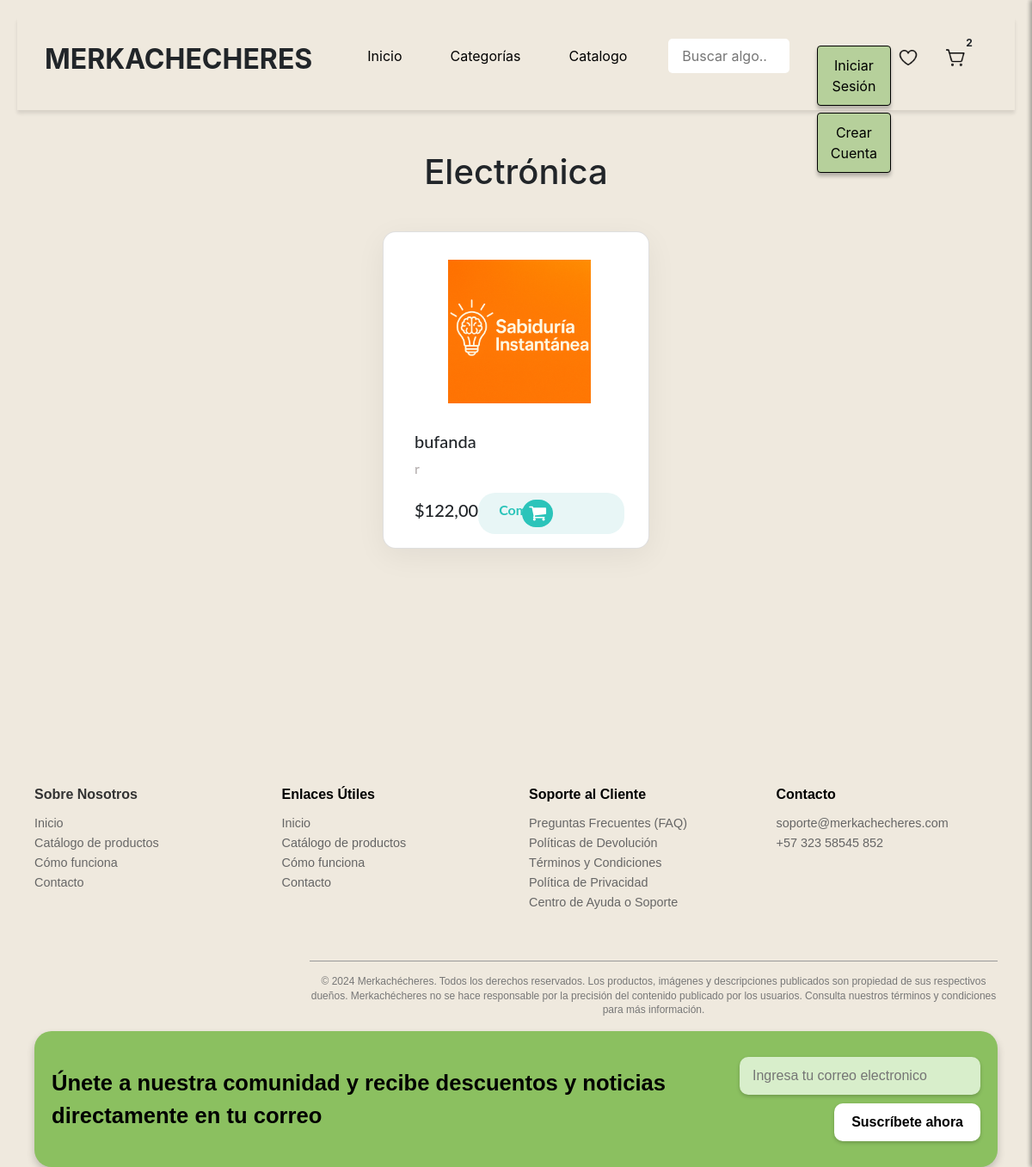
Page /categoriaProducto/1/ on the earlier database version.
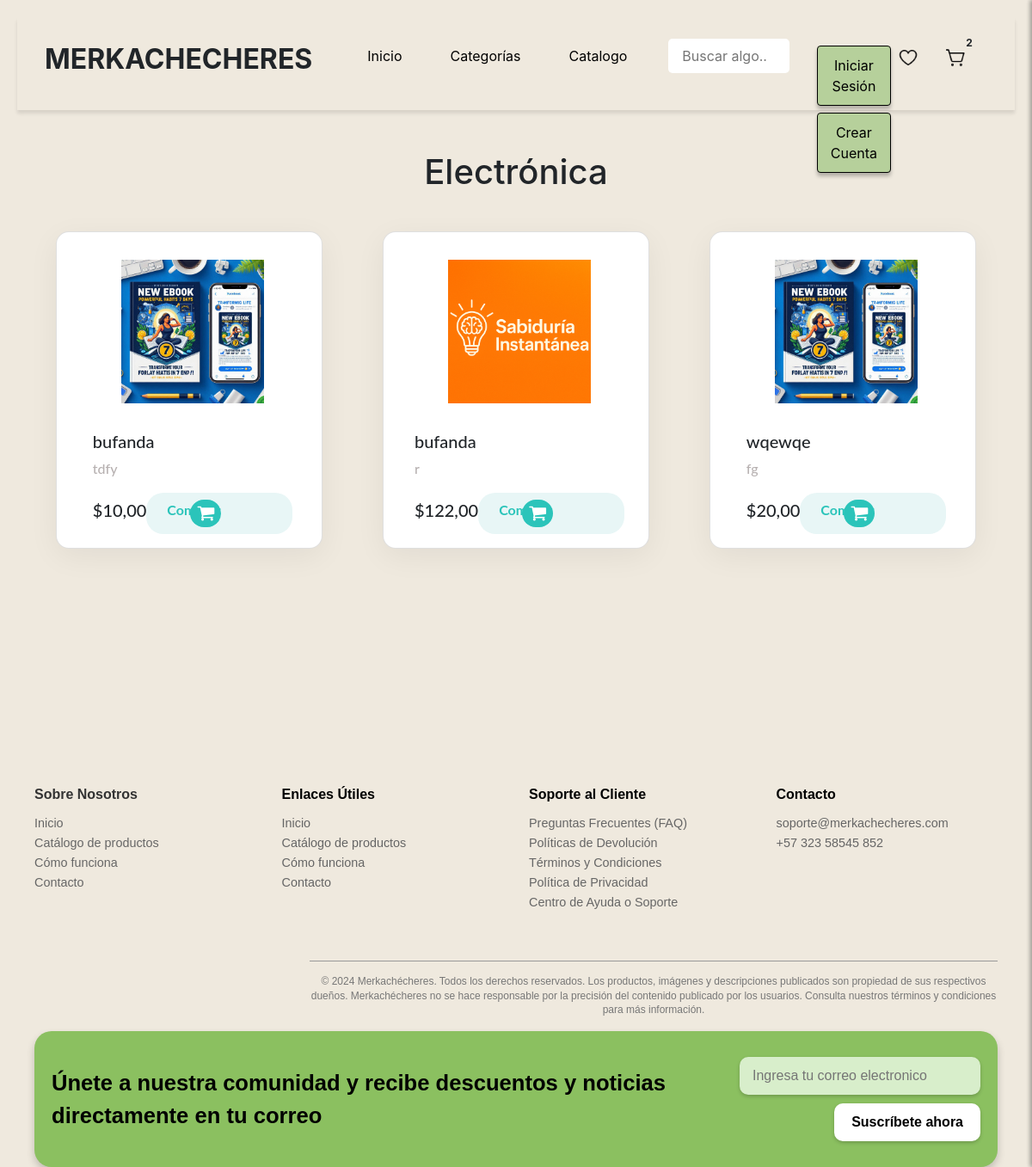
Same page on the later database version.
### merkachecheres/models.py (models this page shows, shortened)
class Producto(models.Model):
    titulo = models.CharField(max_length=255)
    precio = models.DecimalField(max_digits=10, decimal_places=2, default=0.0)
    descuento = models.DecimalField(max_digits=5, decimal_places=2, null=True, blank=True)
    dimensiones = models.CharField(max_length=100, null=True, blank=True)
    stock = models.IntegerField()
    marca = models.CharField(max_length=100, null=True, blank=True)
    vendedor = models.ForeignKey(
        Usuario,
        on_delete=models.CASCADE,
        related_name='productos',
        null=True,  # Permitir valores nulos temporalmente
        blank=True  # Permitir que el formulario no requiera este campo
    )
    categoria = models.ForeignKey(Categoria, on_delete=models.SET_NULL, null=True, blank=True)
    descripcion = models.TextField()
    fecha_publicacion = models.DateTimeField(auto_now_add=True)

class ImagenProducto(models.Model):
    producto = models.ForeignKey(Producto, on_delete=models.CASCADE, related_name='imagenes')
    imagen = models.ImageField(upload_to='productos/imagenes', validators=[validar_extension_imagen])

### merkachecheres/views.py (the view)
# urls.py: path('categoriaProducto/<int:categoria_id>/', views.categoria_producto, name='categoria_producto'),
def categoria_producto(request, categoria_id):
    categorias = {
        1: 'Electrónica',
        2: 'Ropa y Accesorios',
        3: 'Hogar y Jardín',
        4: 'Ferretería',
        5: 'Libros y Papelería',
        6: 'Belleza y Cuidado Personal',
        7: 'Juguetes',
        8: 'Deporte',
        9: 'Vehículos',
    }
    categoria_nombre = categorias.get(categoria_id, 'Categoría desconocida')
    productos = Producto.objects.filter(categoria=categoria_id)
    carrito = request.session.get('carrito', {})
    usuario = request.session.get('validar', None)
    return render(request, 'categoriaProducto.html', {
        'categoria': categoria_nombre,
        'productos': productos,
        'carrito': carrito,
        'usuario': usuario,
    })

### merkachecheres/templates/categoriaProducto.html (shortened to what the changed rows need)
{% load static %}
<!DOCTYPE html>
<html lang="es">
<head>
    <link rel="stylesheet" href="{% static 'css/categoriaProducto.css' %}">
    <link rel="stylesheet" href="{% static 'css/navbar.css' %}">
    <link rel="stylesheet" href="{% static 'css/categorias.css' %}">
    <link rel="stylesheet" href="{% static 'css/styleguide.css' %}">
    <link rel="stylesheet" href="{% static 'css/carrito.css' %}">
  <link rel="stylesheet" href="{% static 'css/user-sidebar.css' %}">
    <link rel="stylesheet" href="https://cdnjs.cloudflare.com/ajax/libs/font-awesome/6.5.0/css/all.min.css">
    <link rel="stylesheet" href="https://cdnjs.cloudflare.com/ajax/libs/font-awesome/4.7.0/css/font-awesome.min.css">
    <link rel="stylesheet" href="https://cdnjs.cloudflare.com/ajax/libs/jquery/3.2.1/jquery.min.js">
    <link rel="stylesheet" href="https://stackpath.bootstrapcdn.com/bootstrap/4.4.1/js/bootstrap.bundle.min.js">
    <link rel="stylesheet" href="https://stackpath.bootstrapcdn.com/bootstrap/4.4.1/css/bootstrap.min.css">
</head>
<body>
    <div class="container mt-5">
        <h1 class="text-center">{{ categoria }}</h1>
        <div class="row justify-content-center" id="contenedorProductos">
            {% if productos %}
                {% for producto in productos %}
                <div class="col-12 col-md-4 col-sm-12 col-xs-12 mb-4">
                    <div class="card pl-4 pr-3 py-2">
                        <div class="div1 row py-4 px-2">
                            <div class="col-3 mt-2">
                                {% if producto.descuento %}
                                <button class="btn discBtn text-white p-1 p-md-2">-{{ producto.descuento }}%</button>
                                {% endif %}
                            </div>
                            <div class="col-6 d-flex justify-content-center">
                                {% if producto.imagenes.first %}
                                <img src="{{ producto.imagenes.first.imagen.url }}" height="" width="150%" alt="{{ producto.titulo }}">
                                {% else %}
                                <img src="{% static 'images/default-product.jpg' %}" height="" width="150%" alt="Producto sin imagen">
                                {% endif %}
                            </div>
                        </div>
                        <div class="py-2">
                            <h5>{{ producto.titulo }}</h5>
                            <p>{{ producto.descripcion|truncatechars:100 }}</p>
                            <div class="d-flex">
                              <h5 class="align-self-center">${{ producto.precio }}</h5>
                              <div class="carritoContainerGeneral ml-auto">
                                  <form method="POST" action="{% url 'agregar_al_carrito' producto.id %}">
                                      <button class="buy d-flex ml-auto font-weight-bold pl-4 pr-5 py-2 border-0">
                                        Comprar
                                        <span class="cart text-white d-flex p-2">
                                          <i class="fa fa-shopping-cart fa-lg align-self-center" aria-hidden="true" action="{% url 'agregar_al_carrito' producto.id %}"></i>
                                        </span>
                                      </button>
                                  </form>
                              </div>
                          </div>
                        </div>
                    </div>
                </div>
                {% endfor %}
            {% else %}
                <p class="text-center">No hay productos disponibles en esta categoría.</p>
            {% endif %}
        </div>
    </div>
</body>
</html>

Differences in the rows shown:
now on this page (row edited): Producto: imagenes.first.imagen (picture), titulo "bufanda", descripcion "tdfy", precio "10,00"
added Producto: imagenes.first.imagen (picture), titulo "wqewqe", descripcion "fg", precio "20,00"
